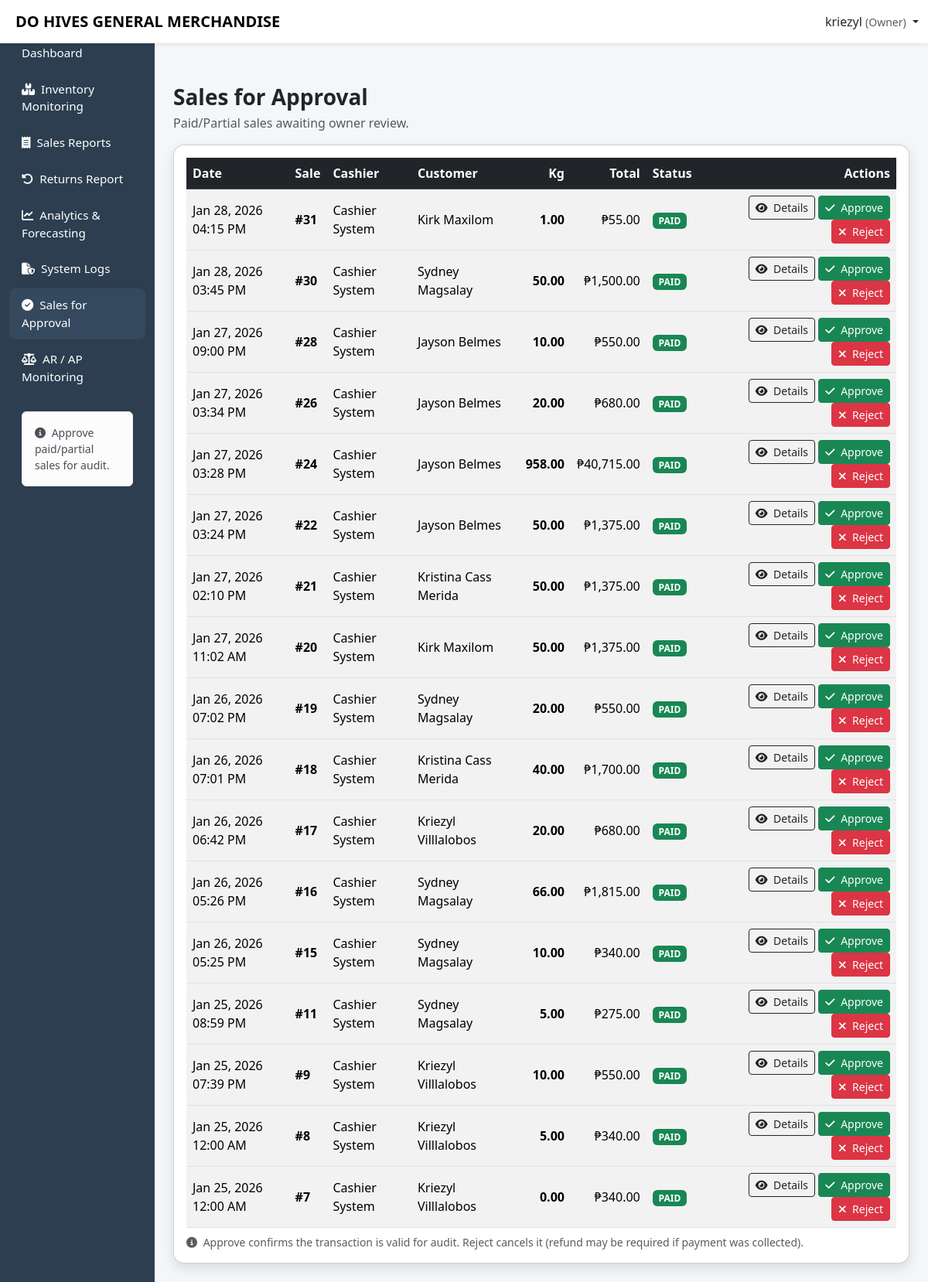
Screenshot of /owner/pending_sales.php (signed in) with the database file from the repository.
### tables this page shows
CREATE TABLE `sales` (
  `sale_id` int(11) NOT NULL,
  `user_id` int(11) DEFAULT NULL,
  `customer_id` int(11) DEFAULT NULL,
  `sale_date` datetime NOT NULL,
  `total_amount` decimal(10,2) DEFAULT NULL,
  `status` varchar(30) NOT NULL DEFAULT 'pending',
  `created_at` timestamp NOT NULL DEFAULT current_timestamp()
);

### owner/pending_sales.php (the view, shortened to what this page needs)
<?php
$username = $_SESSION['username'] ?? 'Owner';
include '../config/db.php';
$sales = $conn->query("
  SELECT
    s.sale_id, s.sale_date, s.total_amount, s.status,
    CONCAT(c.first_name,' ',c.last_name) AS customer_name,
    CONCAT(u.first_name,' ',u.last_name) AS cashier_name,
    COALESCE(SUM(si.qty_kg),0) AS total_kg
  FROM sales s
  LEFT JOIN customers c ON c.customer_id = s.customer_id
  LEFT JOIN users u ON u.user_id = s.user_id
  LEFT JOIN sales_items si ON si.sale_id = s.sale_id
  WHERE LOWER(s.status) IN ('paid','partial')
  GROUP BY s.sale_id
  ORDER BY s.sale_date DESC
");
?>
<!DOCTYPE html>
<html lang="en">
<head>
<link href="https://cdn.jsdelivr.net/npm/bootstrap@5.3.2/dist/css/bootstrap.min.css" rel="stylesheet">
<link href="https://cdnjs.cloudflare.com/ajax/libs/font-awesome/6.5.1/css/all.min.css" rel="stylesheet">
</head>
<body>
<nav class="navbar navbar-expand-lg navbar-light bg-white shadow-sm fixed-top">
  <div class="container-fluid">
    <span class="navbar-brand fw-bold ms-2">DO HIVES GENERAL MERCHANDISE</span>
    <div class="ms-auto dropdown">
      <a class="nav-link dropdown-toggle" data-bs-toggle="dropdown">
        <?= htmlspecialchars($username) ?> <small class="text-muted">(Owner)</small>
      </a>
    </div>
  </div>
</nav>
<div class="container-fluid">
<div class="row">
<nav id="sidebarMenu" class="col-lg-2 d-lg-block sidebar collapse">
  <div class="pt-4">
    <ul class="nav flex-column gap-1">
      <li class="nav-item"><a class="nav-link" href="dashboard.php"><i class="fas fa-gauge-high me-2"></i>Owner Dashboard</a></li>
      <li class="nav-item"><a class="nav-link" href="inventory_monitoring.php"><i class="fas fa-boxes-stacked me-2"></i>Inventory Monitoring</a></li>
      <li class="nav-item"><a class="nav-link" href="sales_report.php"><i class="fas fa-receipt me-2"></i>Sales Reports</a></li>
      <li class="nav-item"><a class="nav-link" href="returns_report.php"><i class="fas fa-rotate-left me-2"></i>Returns Report</a></li>
      <li class="nav-item"><a class="nav-link" href="analytics.php"><i class="fas fa-chart-line me-2"></i>Analytics & Forecasting</a></li>
      <li class="nav-item"><a class="nav-link" href="system_logs.php"><i class="fas fa-file-shield me-2"></i>System Logs</a></li>
      <li class="nav-item"><a class="nav-link active" href="pending_sales.php"><i class="fa-solid fa-circle-check me-2"></i>Sales for Approval</a></li>
      <li class="nav-item"><a class="nav-link" href="ar_ap_monitoring.php"><i class="fa-solid fa-scale-balanced me-2"></i>AR / AP Monitoring</a></li>
    </ul>
    <div class="px-3 mt-4">
      <div class="alert alert-light small mb-0">
        <i class="fa-solid fa-circle-info me-1"></i> Approve paid/partial sales for audit.
      </div>
    </div>
  </div>
</nav>
<main class="col-lg-10 ms-sm-auto px-4 main-content">
<div class="py-4">
  <div class="d-flex justify-content-between align-items-center flex-wrap gap-2 mb-3">
    <div>
      <h3 class="fw-bold mb-1">Sales for Approval</h3>
      <div class="text-muted">Paid/Partial sales awaiting owner review.</div>
    </div>
  </div>
  <div class="card modern-card">
    <div class="card-body">
      <div class="table-responsive">
        <table class="table table-striped align-middle mb-0">
          <thead class="table-dark">
            <tr>
              <th>Date</th>
              <th>Sale</th>
              <th>Cashier</th>
              <th>Customer</th>
              <th class="text-end">Kg</th>
              <th class="text-end">Total</th>
              <th>Status</th>
              <th style="min-width:220px;" class="text-end">Actions</th>
            </tr>
          </thead>
          <tbody>
          <?php if($sales && $sales->num_rows>0): ?>
            <?php while($s=$sales->fetch_assoc()): ?>
              <?php $sid=(int)$s['sale_id']; $st=strtolower(trim($s['status'])); ?>
              <tr>
                <td><?= htmlspecialchars(date("M d, Y h:i A", strtotime($s['sale_date']))) ?></td>
                <td class="fw-bold">#<?= $sid ?></td>
                <td><?= htmlspecialchars($s['cashier_name'] ?: '—') ?></td>
                <td><?= htmlspecialchars($s['customer_name'] ?: 'Walk-in') ?></td>
                <td class="text-end fw-bold"><?= number_format((float)$s['total_kg'],2) ?></td>
                <td class="text-end">₱<?= number_format((float)$s['total_amount'],2) ?></td>
                <td>
                  <span class="badge <?= $st==='paid'?'bg-success':'bg-info' ?>">
                    <?= strtoupper($st) ?>
                  </span>
                </td>
                <td class="text-end">
                  <button class="btn btn-sm btn-outline-dark" type="button" data-bs-toggle="collapse" data-bs-target="#details<?= $sid ?>">
                    <i class="fa-solid fa-eye me-1"></i> Details
                  </button>
                  <form method="post" class="d-inline">
                    <button class="btn btn-sm btn-success" name="approve_sale">
                      <i class="fa-solid fa-check me-1"></i> Approve
                    </button>
                  </form>
                  <form method="post" class="d-inline" onsubmit="return confirm('Reject sale #<?= $sid ?>? This will CANCEL it.');">
                    <button class="btn btn-sm btn-danger" name="reject_sale">
                      <i class="fa-solid fa-xmark me-1"></i> Reject
                    </button>
                  </form>
                </td>
              </tr>
            <?php endwhile; ?>
          <?php else: ?>
            <tr><td colspan="8" class="text-center text-muted">No paid/partial sales awaiting approval.</td></tr>
          <?php endif; ?>
          </tbody>
        </table>
      </div>
      <div class="text-muted small mt-2">
        <i class="fa-solid fa-circle-info me-1"></i>
        Approve confirms the transaction is valid for audit. Reject cancels it (refund may be required if payment was collected).
      </div>
    </div>
  </div>
</div>
</main>
</div>
</div>
</body>
</html>

### owner/pending_sales.php (style rules this page uses)
body { background:#f4f6f9; }
.sidebar { min-height:100vh; background:#2c3e50; }
.sidebar .nav-link { color:#fff; padding:10px 16px; border-radius:8px; font-size:.95rem; }
.sidebar .nav-link:hover, .sidebar .nav-link.active { background:#34495e; }
.modern-card { border-radius:14px; box-shadow:0 6px 16px rgba(0,0,0,.12); }
.main-content { padding-top:85px; }

### rows the page displays
sales: sale_date "Jan 28, 2026 04:15 PM", sale_id "31", cashier_name "Cashier System", customer_name "Kirk Maxilom", total_kg "1.00", total_amount "55.00", status "PAID"
sales: sale_date "Jan 28, 2026 03:45 PM", sale_id "30", cashier_name "Cashier System", customer_name "Sydney Magsalay", total_kg "50.00", total_amount "1,500.00", status "PAID"
sales: sale_date "Jan 27, 2026 09:00 PM", sale_id "28", cashier_name "Cashier System", customer_name "Jayson Belmes", total_kg "10.00", total_amount "550.00", status "PAID"
sales: sale_date "Jan 27, 2026 03:34 PM", sale_id "26", cashier_name "Cashier System", customer_name "Jayson Belmes", total_kg "20.00", total_amount "680.00", status "PAID"
sales: sale_date "Jan 27, 2026 03:28 PM", sale_id "24", cashier_name "Cashier System", customer_name "Jayson Belmes", total_kg "958.00", total_amount "40,715.00", status "PAID"
sales: sale_date "Jan 27, 2026 03:24 PM", sale_id "22", cashier_name "Cashier System", customer_name "Jayson Belmes", total_kg "50.00", total_amount "1,375.00", status "PAID"
sales: sale_date "Jan 27, 2026 02:10 PM", sale_id "21", cashier_name "Cashier System", customer_name "Kristina Cass Merida", total_kg "50.00", total_amount "1,375.00", status "PAID"
sales: sale_date "Jan 27, 2026 11:02 AM", sale_id "20", cashier_name "Cashier System", customer_name "Kirk Maxilom", total_kg "50.00", total_amount "1,375.00", status "PAID"
sales: sale_date "Jan 26, 2026 07:02 PM", sale_id "19", cashier_name "Cashier System", customer_name "Sydney Magsalay", total_kg "20.00", total_amount "550.00", status "PAID"
sales: sale_date "Jan 26, 2026 07:01 PM", sale_id "18", cashier_name "Cashier System", customer_name "Kristina Cass Merida", total_kg "40.00", total_amount "1,700.00", status "PAID"
sales: sale_date "Jan 26, 2026 06:42 PM", sale_id "17", cashier_name "Cashier System", customer_name "Kriezyl Villlalobos", total_kg "20.00", total_amount "680.00", status "PAID"
sales: sale_date "Jan 26, 2026 05:26 PM", sale_id "16", cashier_name "Cashier System", customer_name "Sydney Magsalay", total_kg "66.00", total_amount "1,815.00", status "PAID"
sales: sale_date "Jan 26, 2026 05:25 PM", sale_id "15", cashier_name "Cashier System", customer_name "Sydney Magsalay", total_kg "10.00", total_amount "340.00", status "PAID"
sales: sale_date "Jan 25, 2026 08:59 PM", sale_id "11", cashier_name "Cashier System", customer_name "Sydney Magsalay", total_kg "5.00", total_amount "275.00", status "PAID"
sales: sale_date "Jan 25, 2026 07:39 PM", sale_id "9", cashier_name "Cashier System", customer_name "Kriezyl Villlalobos", total_kg "10.00", total_amount "550.00", status "PAID"
sales: sale_date "Jan 25, 2026 12:00 AM", sale_id "8", cashier_name "Cashier System", customer_name "Kriezyl Villlalobos", total_kg "5.00", total_amount "340.00", status "PAID"
sales: sale_date "Jan 25, 2026 12:00 AM", sale_id "7", cashier_name "Cashier System", customer_name "Kriezyl Villlalobos", total_kg "0.00", total_amount "340.00", status "PAID"

### other values shown
$username "kriezyl"
